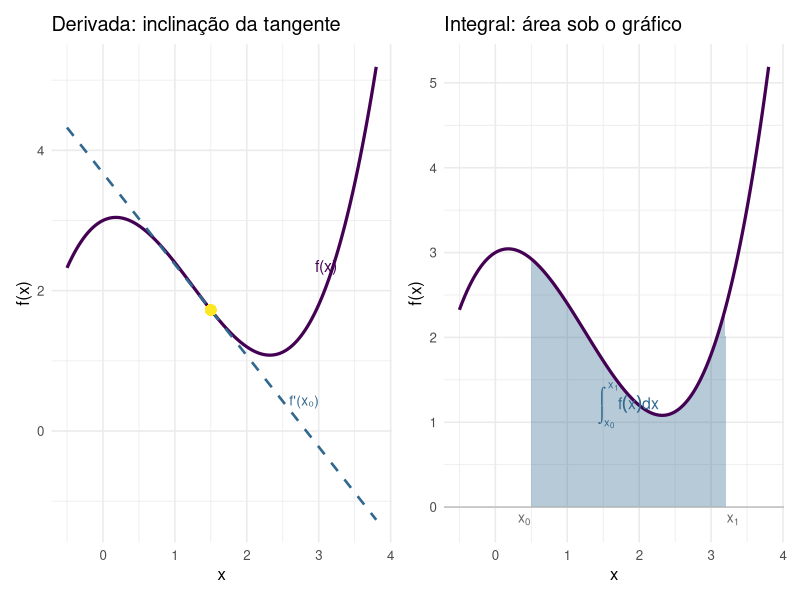
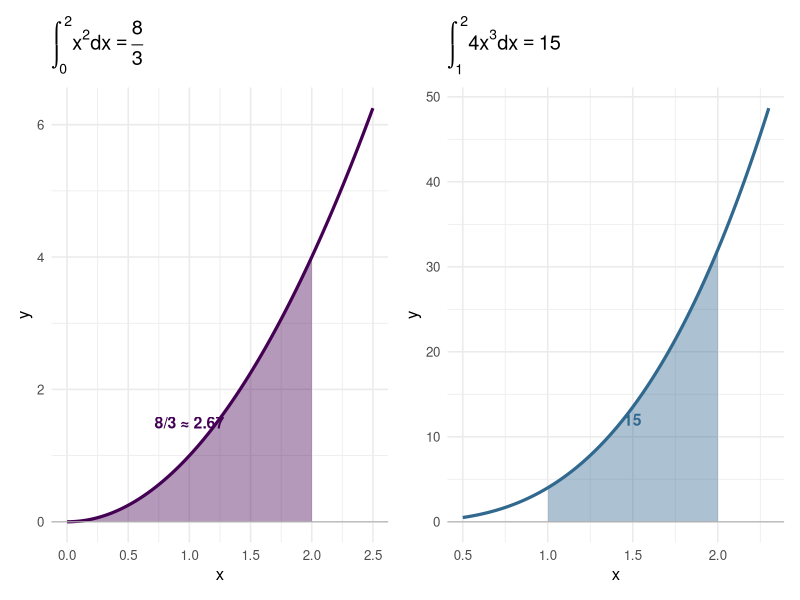

The R script that drew these images, in order:
## ---- chunk 1
#| label: fig-mon4-dualidade
#| fig-cap: "À esquerda: a derivada como inclinação da reta tangente. À direita: a integral definida como área sob o gráfico."
#| fig-align: center
#| fig-width: 10
#| fig-height: 4

library(ggplot2)
library(patchwork)

base_t <- theme_minimal(base_size = 12)

f  <- function(x) 0.4*x^3 - 1.5*x^2 + 0.5*x + 3
fp <- function(x) 1.2*x^2 - 3*x + 0.5

x_seq <- seq(-0.5, 3.8, length.out = 400)
df    <- data.frame(x = x_seq, y = f(x_seq))

x0 <- 1.5
y0 <- f(x0); m <- fp(x0)
df_tan <- data.frame(x = x_seq, y = y0 + m*(x_seq - x0))

p1 <- ggplot(df, aes(x, y)) +
  geom_line(color = "#440154", linewidth = 1.1) +
  geom_line(data = df_tan, aes(x, y), color = "#31688e",
            linewidth = 0.9, linetype = "dashed") +
  geom_point(aes(x = x0, y = y0), color = "#FDE725", size = 3) +
  annotate("text", x = 3.1, y = f(3.1) + 0.3, label = "f(x)",
           color = "#440154", size = 4) +
  annotate("text", x = 2.8, y = y0 + m*(2.8 - x0) + 0.4,
           label = "f'(x₀)", color = "#31688e", size = 3.5) +
  labs(title = "Derivada: inclinação da tangente",
       x = "x", y = "f(x)") + base_t

x_a <- 0.5; x_b <- 3.2
x_fill <- seq(x_a, x_b, length.out = 300)
df_fill <- data.frame(x = x_fill, y = f(x_fill))

p2 <- ggplot(df, aes(x, y)) +
  geom_area(data = df_fill, aes(x, y), fill = "#31688e", alpha = 0.35) +
  geom_line(color = "#440154", linewidth = 1.1) +
  geom_hline(yintercept = 0, color = "gray70", linewidth = 0.4) +
  annotate("text", x = (x_a+x_b)/2, y = 1.2,
           label = expression(integral(f(x)*dx, x[0], x[1])),
           color = "#31688e", size = 4) +
  annotate("text", x = x_a - 0.1, y = -0.15, label = expression(x[0]),
           color = "gray40", size = 3.5) +
  annotate("text", x = x_b + 0.1, y = -0.15, label = expression(x[1]),
           color = "gray40", size = 3.5) +
  labs(title = "Integral: área sob o gráfico",
       x = "x", y = "f(x)") + base_t

p1 + p2
## ---- chunk 2
#| label: fig-mon4-exemplos
#| fig-cap: "Exemplos 1 e 2: áreas exatas calculadas pelo Teorema Fundamental do Cálculo."
#| fig-align: center
#| fig-width: 10
#| fig-height: 4

library(ggplot2)
library(patchwork)

base_t <- theme_minimal(base_size = 12)

# Exemplo 1: x^2 em [0,2]
x1 <- seq(0, 2.5, length.out = 300)
df1 <- data.frame(x = x1, y = x1^2)
xf1 <- seq(0, 2, length.out = 200)
dff1 <- data.frame(x = xf1, y = xf1^2)

p1 <- ggplot() +
  geom_area(data = dff1, aes(x, y), fill = "#440154", alpha = 0.4) +
  geom_line(data = df1,  aes(x, y), color = "#440154", linewidth = 1.1) +
  geom_hline(yintercept = 0, color = "gray70", linewidth = 0.4) +
  annotate("text", x = 1, y = 1.5, label = "8/3 ≈ 2.67", size = 4,
           color = "#440154", fontface = "bold") +
  labs(title = expression(integral(x^2*dx, 0, 2) == frac(8,3)),
       x = "x", y = "y") + base_t

# Exemplo 2: 4x^3 em [1,2]
x2 <- seq(0.5, 2.3, length.out = 300)
df2 <- data.frame(x = x2, y = 4*x2^3)
xf2 <- seq(1, 2, length.out = 200)
dff2 <- data.frame(x = xf2, y = 4*xf2^3)

p2 <- ggplot() +
  geom_area(data = dff2, aes(x, y), fill = "#31688e", alpha = 0.4) +
  geom_line(data = df2,  aes(x, y), color = "#31688e", linewidth = 1.1) +
  geom_hline(yintercept = 0, color = "gray70", linewidth = 0.4) +
  annotate("text", x = 1.5, y = 12, label = "15", size = 4,
           color = "#31688e", fontface = "bold") +
  labs(title = expression(integral(4*x^3*dx, 1, 2) == 15),
       x = "x", y = "y") + base_t

p1 + p2
